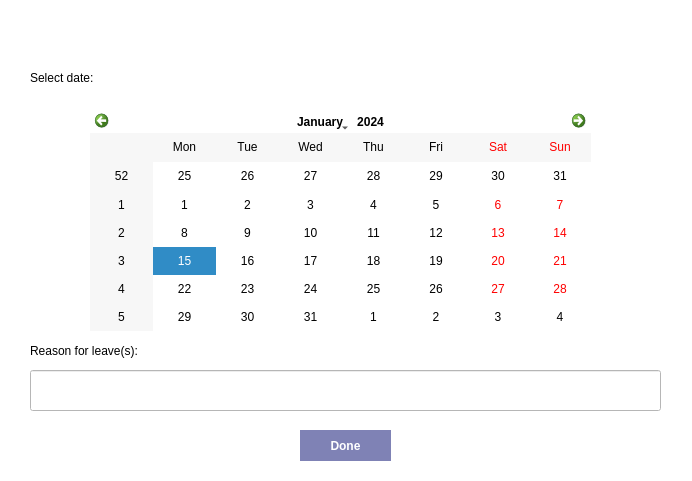
<?xml version="1.0" encoding="UTF-8"?>
<ui version="4.0">
 <class>LeaveApply</class>
 <widget class="QDialog" name="LeaveApply">
  <property name="geometry">
   <rect>
    <x>0</x>
    <y>0</y>
    <width>692</width>
    <height>481</height>
   </rect>
  </property>
  <property name="windowTitle">
   <string>Dialog</string>
  </property>
  <property name="styleSheet">
   <string notr="true">background-color: rgb(255, 255, 255);</string>
  </property>
  <widget class="QPushButton" name="pushButton">
   <property name="geometry">
    <rect>
     <x>300</x>
     <y>430</y>
     <width>91</width>
     <height>31</height>
    </rect>
   </property>
   <property name="cursor">
    <cursorShape>PointingHandCursor</cursorShape>
   </property>
   <property name="styleSheet">
    <string notr="true">background-color: rgb(127, 130, 181); 
border: none;
color: white;
font-weight: 500;</string>
   </property>
   <property name="text">
    <string>Done</string>
   </property>
  </widget>
  <widget class="QLabel" name="label_2">
   <property name="geometry">
    <rect>
     <x>30</x>
     <y>340</y>
     <width>131</width>
     <height>21</height>
    </rect>
   </property>
   <property name="styleSheet">
    <string notr="true">color: black;</string>
   </property>
   <property name="text">
    <string>Reason for leave(s): </string>
   </property>
  </widget>
  <widget class="QLineEdit" name="lineEdit">
   <property name="geometry">
    <rect>
     <x>30</x>
     <y>370</y>
     <width>631</width>
     <height>41</height>
    </rect>
   </property>
  </widget>
  <widget class="QCalendarWidget" name="leave_calendar">
   <property name="geometry">
    <rect>
     <x>90</x>
     <y>110</y>
     <width>501</width>
     <height>221</height>
    </rect>
   </property>
   <property name="cursor">
    <cursorShape>PointingHandCursor</cursorShape>
   </property>
   <property name="styleSheet">
    <string notr="true">background-color: white; 
color: black;</string>
   </property>
   <property name="navigationBarVisible">
    <bool>true</bool>
   </property>
   <property name="dateEditEnabled">
    <bool>true</bool>
   </property>
  </widget>
  <widget class="QLabel" name="label_3">
   <property name="geometry">
    <rect>
     <x>30</x>
     <y>70</y>
     <width>81</width>
     <height>16</height>
    </rect>
   </property>
   <property name="styleSheet">
    <string notr="true">color: black;</string>
   </property>
   <property name="text">
    <string>Select date: </string>
   </property>
  </widget>
  <widget class="QLabel" name="label_4">
   <property name="geometry">
    <rect>
     <x>140</x>
     <y>70</y>
     <width>161</width>
     <height>16</height>
    </rect>
   </property>
   <property name="text">
    <string/>
   </property>
  </widget>
 </widget>
 <resources/>
 <connections/>
</ui>
